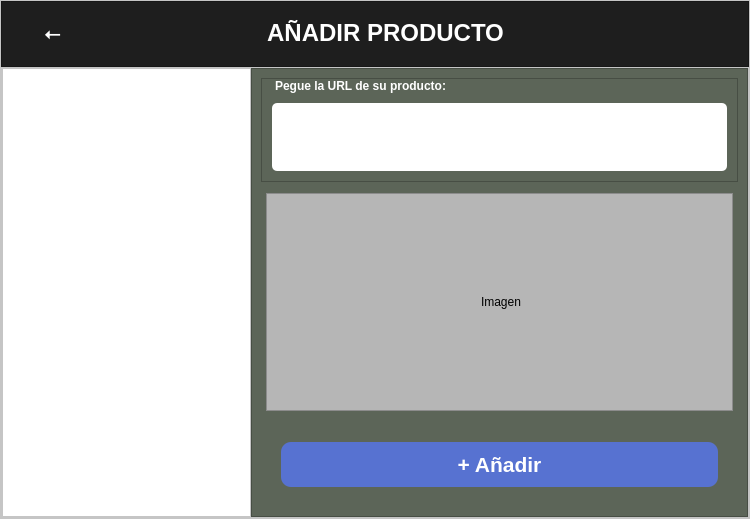
<?xml version="1.0" encoding="UTF-8"?>
<ui version="4.0">
 <class>MainWindow</class>
 <widget class="QMainWindow" name="MainWindow">
  <property name="geometry">
   <rect>
    <x>0</x>
    <y>0</y>
    <width>750</width>
    <height>519</height>
   </rect>
  </property>
  <property name="windowTitle">
   <string>Añadir</string>
  </property>
  <widget class="QWidget" name="centralwidget">
   <layout class="QHBoxLayout" name="horizontalLayout_4">
    <property name="spacing">
     <number>0</number>
    </property>
    <property name="leftMargin">
     <number>0</number>
    </property>
    <property name="topMargin">
     <number>0</number>
    </property>
    <property name="rightMargin">
     <number>0</number>
    </property>
    <property name="bottomMargin">
     <number>0</number>
    </property>
    <item>
     <widget class="QFrame" name="frame">
      <property name="styleSheet">
       <string notr="true">background-color: rgb(255, 255, 255);</string>
      </property>
      <property name="frameShape">
       <enum>QFrame::StyledPanel</enum>
      </property>
      <property name="frameShadow">
       <enum>QFrame::Raised</enum>
      </property>
      <layout class="QVBoxLayout" name="verticalLayout_2" stretch="1,7">
       <property name="spacing">
        <number>0</number>
       </property>
       <property name="leftMargin">
        <number>0</number>
       </property>
       <property name="topMargin">
        <number>0</number>
       </property>
       <property name="rightMargin">
        <number>0</number>
       </property>
       <property name="bottomMargin">
        <number>0</number>
       </property>
       <item>
        <widget class="QFrame" name="frame_2">
         <property name="styleSheet">
          <string notr="true">
background-color: rgb(30, 30, 30);</string>
         </property>
         <property name="frameShape">
          <enum>QFrame::StyledPanel</enum>
         </property>
         <property name="frameShadow">
          <enum>QFrame::Raised</enum>
         </property>
         <layout class="QHBoxLayout" name="horizontalLayout_5" stretch="1,7">
          <property name="spacing">
           <number>0</number>
          </property>
          <property name="rightMargin">
           <number>71</number>
          </property>
          <property name="bottomMargin">
           <number>11</number>
          </property>
          <item>
           <widget class="QPushButton" name="btnatras">
            <property name="maximumSize">
             <size>
              <width>16777205</width>
              <height>16777215</height>
             </size>
            </property>
            <property name="font">
             <font>
              <pointsize>1</pointsize>
              <bold>true</bold>
             </font>
            </property>
            <property name="cursor">
             <cursorShape>PointingHandCursor</cursorShape>
            </property>
            <property name="styleSheet">
             <string notr="true">QPushButton{
background-color: transparent;
        border: none; 
        color: #fff; 
        padding: 10px 20px;
        font-size: 20px;
        font-weight: bold; 
}

</string>
            </property>
            <property name="text">
             <string>⭠</string>
            </property>
           </widget>
          </item>
          <item>
           <widget class="QLabel" name="label">
            <property name="text">
             <string>&lt;html&gt;&lt;head/&gt;&lt;body&gt;&lt;p align=&quot;center&quot;&gt;&lt;span style=&quot; font-size:18pt; font-weight:700; color:#ffffff;&quot;&gt;AÑADIR PRODUCTO&lt;/span&gt;&lt;/p&gt;&lt;/body&gt;&lt;/html&gt;</string>
            </property>
           </widget>
          </item>
         </layout>
        </widget>
       </item>
       <item>
        <widget class="QFrame" name="frame_3">
         <property name="frameShape">
          <enum>QFrame::StyledPanel</enum>
         </property>
         <property name="frameShadow">
          <enum>QFrame::Raised</enum>
         </property>
         <property name="lineWidth">
          <number>0</number>
         </property>
         <layout class="QHBoxLayout" name="horizontalLayout_2" stretch="2,4">
          <property name="spacing">
           <number>0</number>
          </property>
          <property name="leftMargin">
           <number>0</number>
          </property>
          <property name="topMargin">
           <number>0</number>
          </property>
          <property name="rightMargin">
           <number>0</number>
          </property>
          <property name="bottomMargin">
           <number>0</number>
          </property>
          <item>
           <widget class="QFrame" name="frame_5">
            <property name="sizePolicy">
             <sizepolicy hsizetype="Minimum" vsizetype="Minimum">
              <horstretch>0</horstretch>
              <verstretch>0</verstretch>
             </sizepolicy>
            </property>
            <property name="minimumSize">
             <size>
              <width>200</width>
              <height>300</height>
             </size>
            </property>
            <property name="layoutDirection">
             <enum>Qt::RightToLeft</enum>
            </property>
            <property name="styleSheet">
             <string notr="true"/>
            </property>
            <property name="frameShape">
             <enum>QFrame::StyledPanel</enum>
            </property>
            <property name="frameShadow">
             <enum>QFrame::Raised</enum>
            </property>
            <property name="lineWidth">
             <number>0</number>
            </property>
           </widget>
          </item>
          <item>
           <widget class="QFrame" name="frame_4">
            <property name="styleSheet">
             <string notr="true">background-color: rgb(92, 101, 88);</string>
            </property>
            <property name="frameShape">
             <enum>QFrame::StyledPanel</enum>
            </property>
            <property name="frameShadow">
             <enum>QFrame::Raised</enum>
            </property>
            <layout class="QVBoxLayout" name="verticalLayout" stretch="2,6,0">
             <item>
              <widget class="QFrame" name="frame_6">
               <property name="frameShape">
                <enum>QFrame::StyledPanel</enum>
               </property>
               <property name="frameShadow">
                <enum>QFrame::Raised</enum>
               </property>
               <layout class="QVBoxLayout" name="verticalLayout_3" stretch="2,2">
                <property name="spacing">
                 <number>0</number>
                </property>
                <property name="leftMargin">
                 <number>0</number>
                </property>
                <property name="topMargin">
                 <number>0</number>
                </property>
                <property name="rightMargin">
                 <number>0</number>
                </property>
                <property name="bottomMargin">
                 <number>0</number>
                </property>
                <item>
                 <widget class="QLabel" name="label_2">
                  <property name="styleSheet">
                   <string notr="true">margin-left: 10px</string>
                  </property>
                  <property name="text">
                   <string>&lt;html&gt;&lt;head/&gt;&lt;body&gt;&lt;p&gt;&lt;span style=&quot; font-weight:700; color:#ffffff;&quot;&gt;Pegue la URL de su producto:&lt;/span&gt;&lt;/p&gt;&lt;/body&gt;&lt;/html&gt;</string>
                  </property>
                 </widget>
                </item>
                <item>
                 <widget class="QTextEdit" name="textEdit">
                  <property name="font">
                   <font>
                    <family>Arial</family>
                    <bold>true</bold>
                   </font>
                  </property>
                  <property name="statusTip">
                   <string/>
                  </property>
                  <property name="whatsThis">
                   <string/>
                  </property>
                  <property name="styleSheet">
                   <string notr="true">background-color: rgb(255, 255, 255);
border-radius:5px;
margin: 10px;
height: 25px;</string>
                  </property>
                 </widget>
                </item>
               </layout>
              </widget>
             </item>
             <item>
              <widget class="QFrame" name="frame_8">
               <property name="styleSheet">
                <string notr="true">background-color: rgb(182, 182, 182);
margin: 5px;</string>
               </property>
               <property name="frameShape">
                <enum>QFrame::StyledPanel</enum>
               </property>
               <property name="frameShadow">
                <enum>QFrame::Raised</enum>
               </property>
               <layout class="QHBoxLayout" name="horizontalLayout">
                <item>
                 <widget class="QLabel" name="label_5">
                  <property name="styleSheet">
                   <string notr="true">margin:10px;</string>
                  </property>
                  <property name="text">
                   <string>&lt;html&gt;&lt;head/&gt;&lt;body&gt;&lt;p align=&quot;center&quot;&gt;Imagen&lt;/p&gt;&lt;/body&gt;&lt;/html&gt;</string>
                  </property>
                 </widget>
                </item>
               </layout>
              </widget>
             </item>
             <item>
              <widget class="QPushButton" name="pushButton_2">
               <property name="font">
                <font>
                 <family>Arial</family>
                 <pointsize>16</pointsize>
                 <bold>true</bold>
                </font>
               </property>
               <property name="cursor">
                <cursorShape>PointingHandCursor</cursorShape>
               </property>
               <property name="styleSheet">
                <string notr="true">	background-color: rgb(87, 114, 209);
	border-radius: 10px;
	Color: white;
	padding: 10px;
	margin: 20px;

</string>
               </property>
               <property name="text">
                <string>+ Añadir</string>
               </property>
              </widget>
             </item>
            </layout>
           </widget>
          </item>
         </layout>
        </widget>
       </item>
      </layout>
     </widget>
    </item>
   </layout>
  </widget>
 </widget>
 <resources>
  <include location="imagenes/imagenes.qrc"/>
 </resources>
 <connections/>
</ui>
